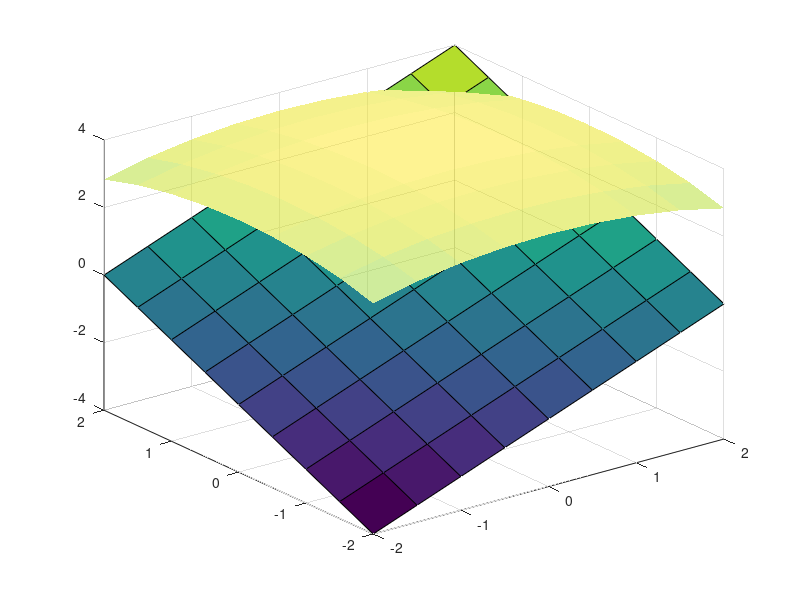

MATLAB code to generate this figure:
clc
clear all
close all

[x,y] = meshgrid(-2:0.5:2,-2:0.5:2);
z= sqrt(16 - x.^2 - y.^2); %funcion z(x,y)

figure(1)

%plot3(x,y,z)

surf(x,y,z, "FaceAlpha",0.5,"EdgeColor","none")

hold on 
zz= x + y;
surf(x,y,zz)
hold off

%%

